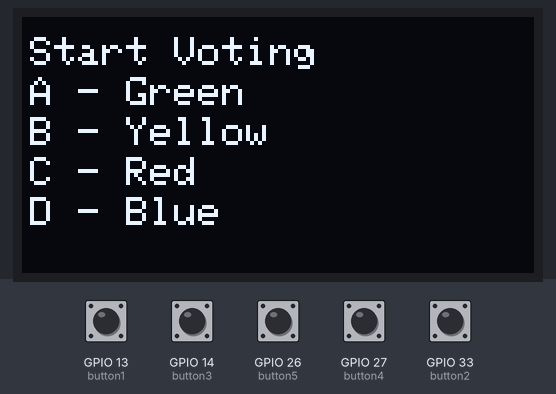
The sketch below on a simulated ESP32. On the bench: 128×64 one-colour display. The inputs (shaded band) are chosen by the test bench; at power-on: GPIO 13 (button1), GPIO 14 (button3), GPIO 26 (button5), GPIO 27 (button4), GPIO 33 (button2) HIGH. What the sketch prints to the serial monitor is not drawn.

Above: at 3.2 s.
3.3 s: GPIO 26 (button5) pulled LOW for 0.15 s
At 4.2 s:
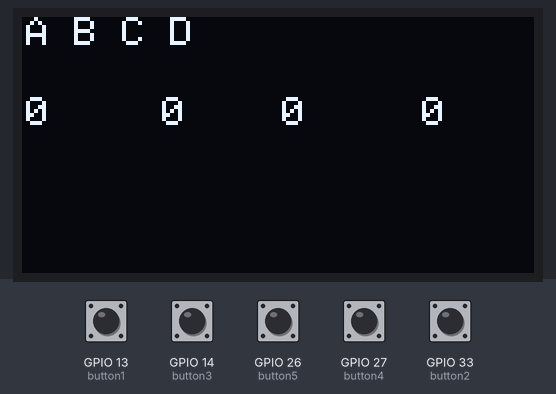
At 6.9 s:
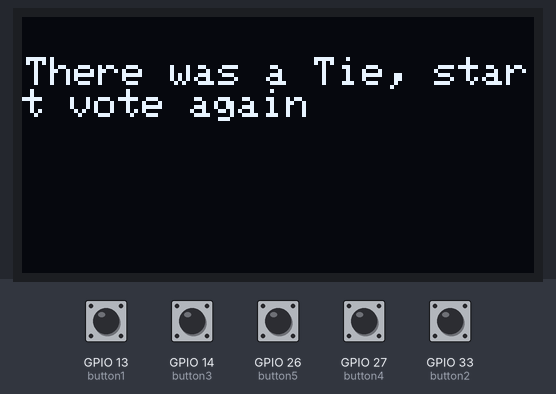
Timing chart, 0 to 8.4 s (numbered marks = the images above; inputs shaded):
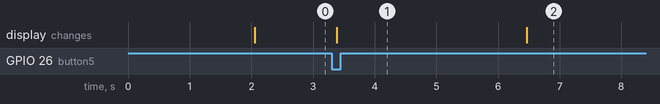

Measured:
- after the input at 3.3 s, the display: changes after 0.09 s (image 1)

The sketch:

sketch.ino
```cpp
#include <ezButton.h>
#include <Wire.h>
#include <Adafruit_GFX.h>
#include <Adafruit_SSD1306.h>

#define SCREEN_WIDTH 128
#define SCREEN_HEIGHT 64
Adafruit_SSD1306 oled(SCREEN_WIDTH, SCREEN_HEIGHT, &Wire,-1);
ezButton button1(13);
ezButton button2(33);
ezButton button3(14);
ezButton button4(27);
ezButton button5(26);

int vote1=0, vote2=0, vote3=0, vote4=0;
int flag=0;
int voting_completed=0;

void setup() {
  Serial.begin(9600);
  button1.setDebounceTime(25);
  button2.setDebounceTime(25);
  button3.setDebounceTime(25);
  button4.setDebounceTime(25);
  button5.setDebounceTime(25);
  if(!oled.begin(SSD1306_SWITCHCAPVCC,0x3C)){
    Serial.println(F("Alocation Failed"));
    for(;;);
  };
  delay(2000);
  oled.clearDisplay();
  oled.setTextSize(1);
  oled.setTextColor(WHITE);
  oled.clearDisplay();
  oled.setCursor(2,5);
  oled.println("Start Voting");
  oled.setCursor(2,15);
  oled.println("A - Green");
  oled.setCursor(2,25);
  oled.println("B - Yellow");
  oled.setCursor(2,35);
  oled.println("C - Red");
  oled.setCursor(2,45);
  oled.println("D - Blue");
  oled.display();
  Serial.println("Result Will Be Shown After the Grey Button is Being Pressed");
}

void loop() {
  button1.loop();
  button2.loop();
  button3.loop();
  button4.loop();
  button5.loop();

  if(voting_completed==0){
    if(button1.isPressed()){
      vote1++;
    }
    else if(button2.isPressed()){
      vote2++;
    }
    else if(button3.isPressed()){
      vote3++;
    }
    else if(button4.isPressed()){
      vote4++;
    }
    else if(button5.isPressed()){
      voting_completed=1;
      vote_count();
      delay(3000);
      Serial.println("Working Completed");
    }
  }
  else{
    determine_winner();
  }


  delay(50);
}

void vote_count(){
  oled.clearDisplay();
  oled.setTextSize(1);
  oled.setTextColor(WHITE);

  oled.setCursor(1,0);
  oled.print("A B C D");
  oled.setCursor(1,20);
  oled.print(vote1);
  oled.setCursor(35,20);
  oled.print(vote2);
  oled.setCursor(65,20);
  oled.print(vote3);
  oled.setCursor(100,20);
  oled.print(vote4);
  oled.display();

}

void determine_winner(){
  oled.clearDisplay();
  oled.setTextSize(1);
  oled.setTextColor(WHITE);

  oled.setCursor(1,10);

  if((vote1>vote2 && vote1>vote3 && vote1>vote4))
    oled.print("A is the Winner");
  else if((vote2>vote1 && vote2>vote3 && vote2>vote4))
    oled.print("B is the Winner");
  else if((vote3>vote1 && vote3>vote2 && vote3>vote4))
    oled.print("C is the Winner");
  else if((vote4>vote1 && vote4>vote2 && vote4>vote3))
    oled.print("D is the Winner");
  else
    oled.print("There was a Tie, start vote again");
  oled.display();
}
```
